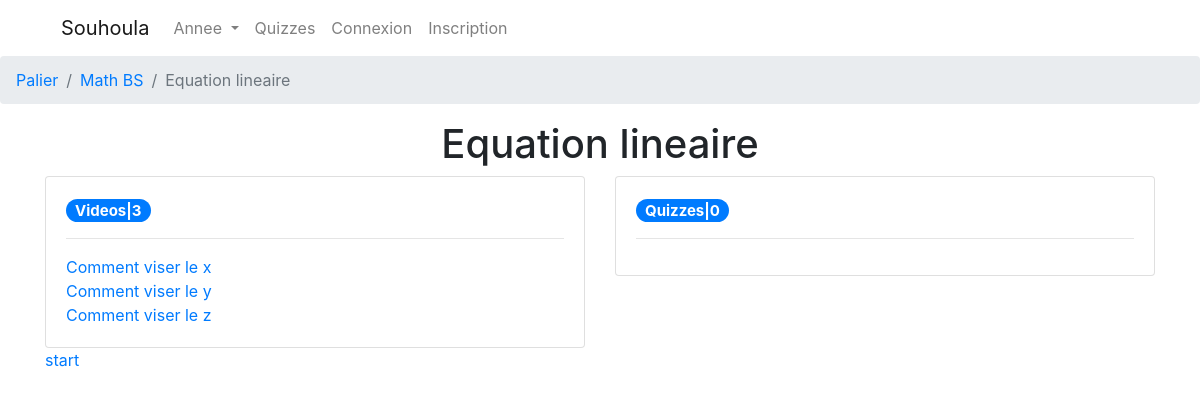
Page /palier/bac-scientifique/math-bs/equation-lineaire-t1/ on the committed database.
### courses/models.py (models this page shows, shortened)
class Module(models.Model):
    palier = models.ForeignKey(Palier,on_delete=models.CASCADE,related_name="related_module")
    title = models.CharField(max_length=200)
    description = models.TextField(blank=True)
    module_slug = models.SlugField(blank=True,unique=True)

class Course(models.Model):
    module = models.ForeignKey(Module,on_delete=models.CASCADE,related_name="related_course")
    order = models.IntegerField(default=0)
    title = models.CharField(max_length=200)
    trimestre = models.CharField(max_length=20,choices=TRIMESTRE)
    course_slug = models.SlugField(unique=True,blank=True)

class Tutorial(models.Model):
    course = models.ForeignKey(Course,on_delete=models.CASCADE,related_name="related_tutorial")
    title = models.CharField(max_length=200)
    tutorial_slug = models.SlugField(blank=True,unique=True)
    order = models.IntegerField(default=0)
    video = models.ForeignKey(Video,on_delete=models.CASCADE,null=True,blank=True)
    quiz = models.ForeignKey(Quiz,on_delete=models.CASCADE,null=True,blank=True)

### courses/views.py (the view)
# urls.py: path("<palier_slug>/<module_slug>/<course_slug>/",views.tutorials,name="tutos_list"),
def tutorials(request,palier_slug,module_slug,course_slug):
    tutorials = get_object_or_404(Course,course_slug=course_slug) # course object example equations
    module = get_object_or_404(Module,module_slug=module_slug) # what module
    palier = get_object_or_404(Palier,palier_slug=palier_slug) #what bac is it or what year is it
    paliers = Palier.objects.all() # list of all classes this is mostly for the navigation
    tutos = Tutorial.objects.filter(course = tutorials) # get all the tutorials that correspons to cours
    if len(tutos) >0:
        first_item = tutos[0]
    else:
        return redirect("courses:module_detail",palier_slug=palier.palier_slug,module_slug=module.module_slug)
    quizzes = []
    videos = []
    counter=0
    counter_video=0
    for tuto in tutos:
        if tuto.quiz:
            quizzes.append(tuto)
            counter+=1
        else:
            videos.append(tuto)
            counter_video+=1
    context = {
        "first_item":first_item,
        "paliers":paliers,
        "counter_video":counter_video,
        "counter":counter,
        "tutorials":tutorials,
        "module":module,
        "palier":palier,
        "tutos":tutos,
        "quizzes":quizzes,
        "videos":videos,
    }
    return render(request,"courses/tutorial_list.html",context)

### courses/templates/courses/tutorial_list.html (shortened to what this page needs)
{% extends 'base.html' %}
{% block content %}
<nav aria-label="breadcrumb">
  <ol class="breadcrumb">
    <li class="breadcrumb-item"><a href="{% url 'courses:palier_detail' palier_slug=palier.palier_slug %}">Palier</a></li>
    <li class="breadcrumb-item"><a href="{% url 'courses:course_detail' palier_slug=palier.palier_slug module_slug=module.module_slug %}">{{ module.title }}</a></li>
    <li class="breadcrumb-item active" aria-current="page">{{ tutorials.title }}</li>
  </ol>
</nav>
<div class="container">
<h1 class="text-center"><a> {{ tutorials.title }}</a></h1>
<div class="row">
  <div class="col-sm-6">
    <div class="card">
      <div class="card-body">
        <h5 class="card-title"><span class="badge badge-pill badge-primary">Videos|{{counter_video}}</span></h5>
          <hr>
        {% for video in videos %}
        <a href="{% url 'courses:tutos_detail' palier_slug=palier.palier_slug module_slug=module.module_slug course_slug=tutorials.course_slug tutorial_slug=video.tutorial_slug %}"><p class="card-text">{{video.title}}</p></a>
        {% endfor %}
      </div>
    </div>
  </div>
  <div class="col-sm-6">
    <div class="card">
      <div class="card-body">
        <h5 class="card-title"><span class="badge badge-pill badge-primary">Quizzes|{{ counter }}</span></h5>
        <hr>
      </div>
    </div>
  </div>
</div>
  <a href="{% url 'courses:tutos_detail' palier_slug=palier.palier_slug module_slug=module.module_slug course_slug=tutorials.course_slug tutorial_slug=first_item.tutorial_slug  %}" >start</a>
</div>
{% endblock %}

### rows in the picture
Module: title "Math BS"
Course: title "Equation lineaire"
Tutorial: title "Comment viser le x"
Tutorial: title "Comment viser le y"
Tutorial: title "Comment viser le z"

### other values in the picture
{{ counter_video }} "3"
{{ counter }} "0"
